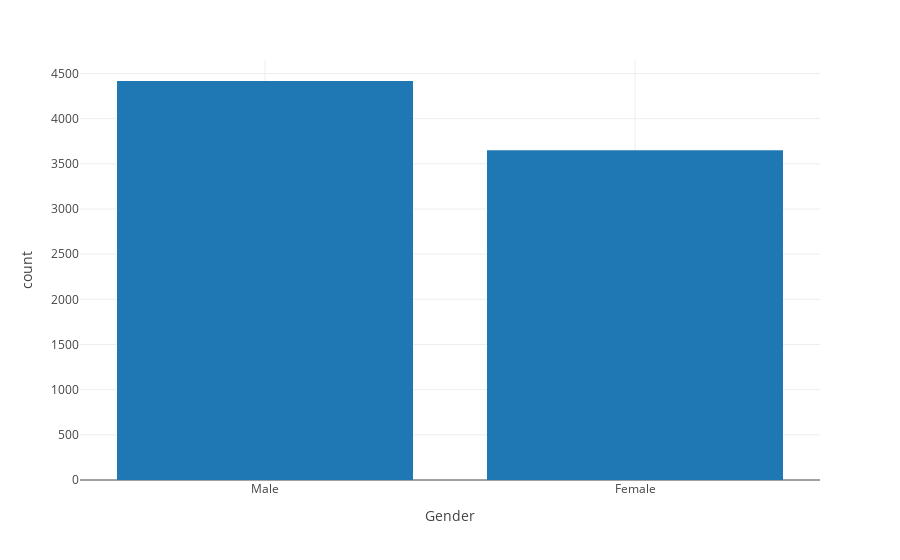
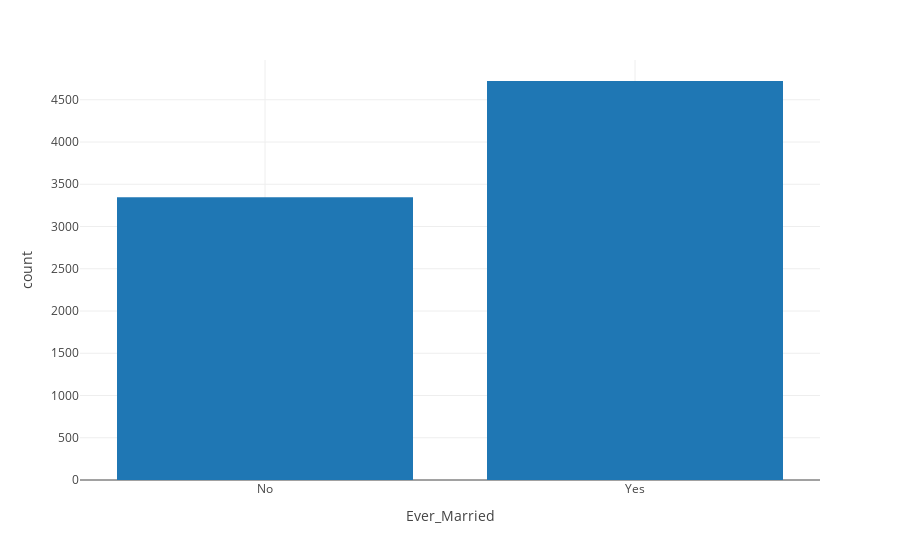
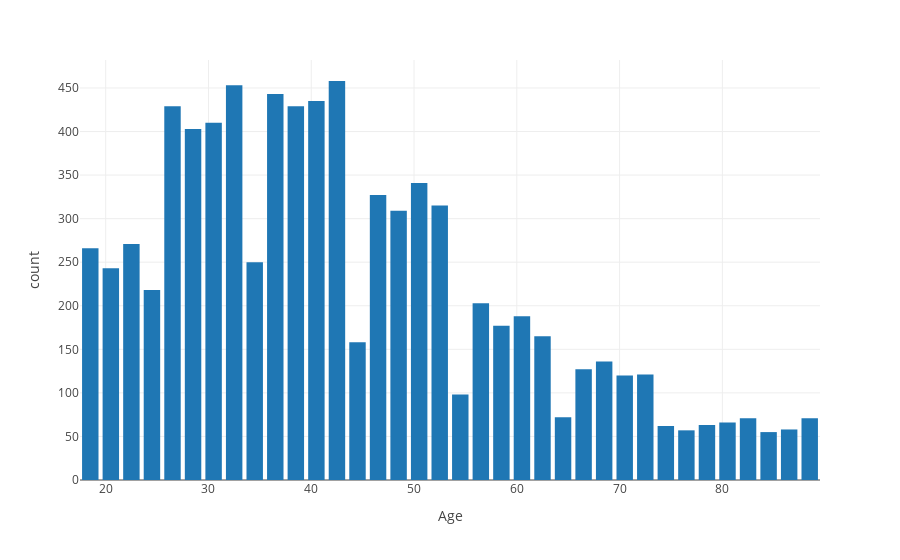
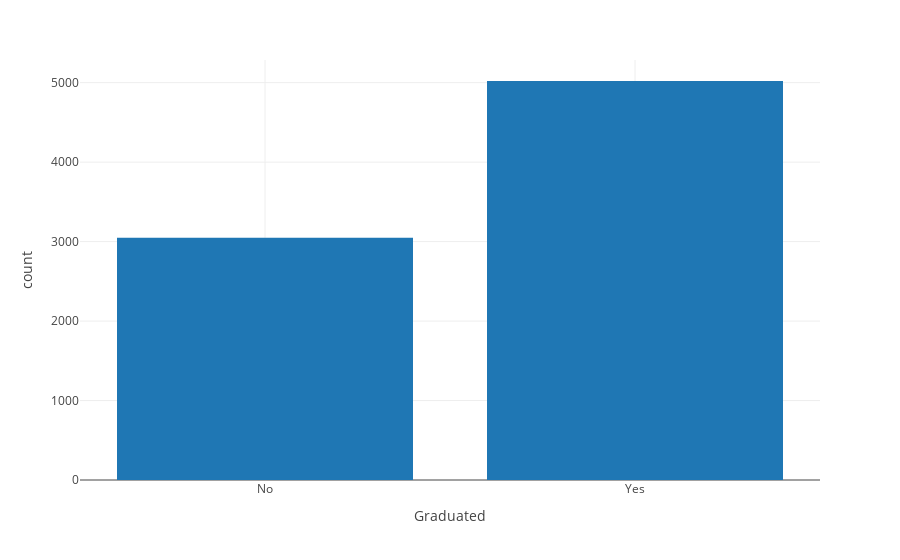

Notebook code for these charts, in order:
### Markdown cell above
##### **Distribucion de variables**

### Code cell
for i in data.columns:
  fig = px.histogram(data,
               x = i,
               template="gridon",
               nbins=40)

  fig.update_layout(bargap=0.2)
  fig.show()

### Figure 1 — Plotly figure (JSON) as saved in the notebook; plotly's stock layout.template omitted (floating-point values rounded to 4 significant figures; data arrays with more than 128 entries replaced by an {"elided": "..."} marker saying what was removed)
{"data": [{"alignmentgroup": "True", "bingroup": "x", "hovertemplate": "Gender=%{x}<br>count=%{y}<extra></extra>", "legendgroup": "", "marker": {"color": "#1F77B4", "pattern": {"shape": ""}}, "name": "", "nbinsx": 40, "offsetgroup": "", "orientation": "v", "showlegend": false, "type": "histogram", "x": {"elided": "8068 str values"}, "xaxis": "x", "yaxis": "y"}], "layout": {"bargap": 0.2, "barmode": "relative", "legend": {"tracegroupgap": 0}, "margin": {"t": 60}, "xaxis": {"anchor": "y", "domain": [0, 1], "title": {"text": "Gender"}}, "yaxis": {"anchor": "x", "domain": [0, 1], "title": {"text": "count"}}}}

### Figure 2 — Plotly figure (JSON) as saved in the notebook; plotly's stock layout.template omitted (floating-point values rounded to 4 significant figures; data arrays with more than 128 entries replaced by an {"elided": "..."} marker saying what was removed)
{"data": [{"alignmentgroup": "True", "bingroup": "x", "hovertemplate": "Ever_Married=%{x}<br>count=%{y}<extra></extra>", "legendgroup": "", "marker": {"color": "#1F77B4", "pattern": {"shape": ""}}, "name": "", "nbinsx": 40, "offsetgroup": "", "orientation": "v", "showlegend": false, "type": "histogram", "x": {"elided": "8068 str values"}, "xaxis": "x", "yaxis": "y"}], "layout": {"bargap": 0.2, "barmode": "relative", "legend": {"tracegroupgap": 0}, "margin": {"t": 60}, "xaxis": {"anchor": "y", "domain": [0, 1], "title": {"text": "Ever_Married"}}, "yaxis": {"anchor": "x", "domain": [0, 1], "title": {"text": "count"}}}}

### Figure 3 — Plotly figure (JSON) as saved in the notebook; plotly's stock layout.template omitted (floating-point values rounded to 4 significant figures; data arrays with more than 128 entries replaced by an {"elided": "..."} marker saying what was removed)
{"data": [{"alignmentgroup": "True", "bingroup": "x", "hovertemplate": "Age=%{x}<br>count=%{y}<extra></extra>", "legendgroup": "", "marker": {"color": "#1F77B4", "pattern": {"shape": ""}}, "name": "", "nbinsx": 40, "offsetgroup": "", "orientation": "v", "showlegend": false, "type": "histogram", "x": {"elided": "8068 int values"}, "xaxis": "x", "yaxis": "y"}], "layout": {"bargap": 0.2, "barmode": "relative", "legend": {"tracegroupgap": 0}, "margin": {"t": 60}, "xaxis": {"anchor": "y", "domain": [0, 1], "title": {"text": "Age"}}, "yaxis": {"anchor": "x", "domain": [0, 1], "title": {"text": "count"}}}}

### Figure 4 — Plotly figure (JSON) as saved in the notebook; plotly's stock layout.template omitted (floating-point values rounded to 4 significant figures; data arrays with more than 128 entries replaced by an {"elided": "..."} marker saying what was removed)
{"data": [{"alignmentgroup": "True", "bingroup": "x", "hovertemplate": "Graduated=%{x}<br>count=%{y}<extra></extra>", "legendgroup": "", "marker": {"color": "#1F77B4", "pattern": {"shape": ""}}, "name": "", "nbinsx": 40, "offsetgroup": "", "orientation": "v", "showlegend": false, "type": "histogram", "x": {"elided": "8068 str values"}, "xaxis": "x", "yaxis": "y"}], "layout": {"bargap": 0.2, "barmode": "relative", "legend": {"tracegroupgap": 0}, "margin": {"t": 60}, "xaxis": {"anchor": "y", "domain": [0, 1], "title": {"text": "Graduated"}}, "yaxis": {"anchor": "x", "domain": [0, 1], "title": {"text": "count"}}}}
